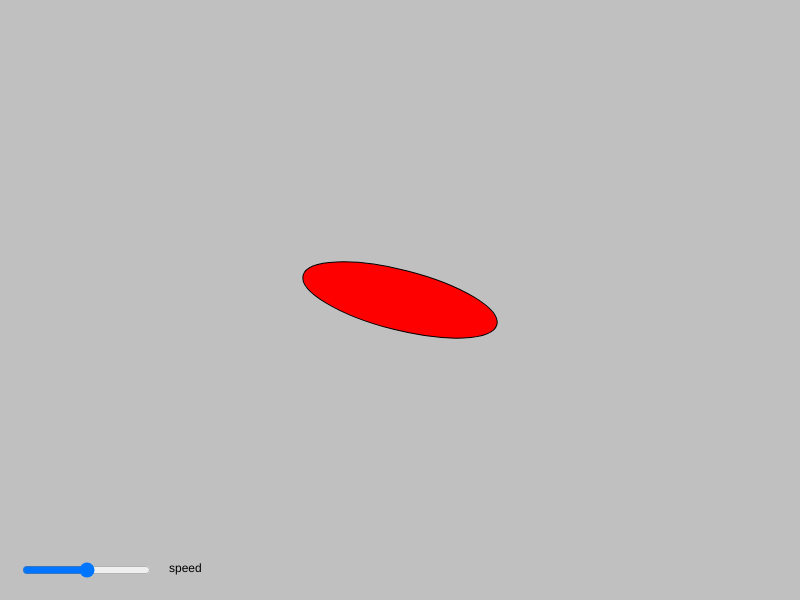
Frame 1 (no input)
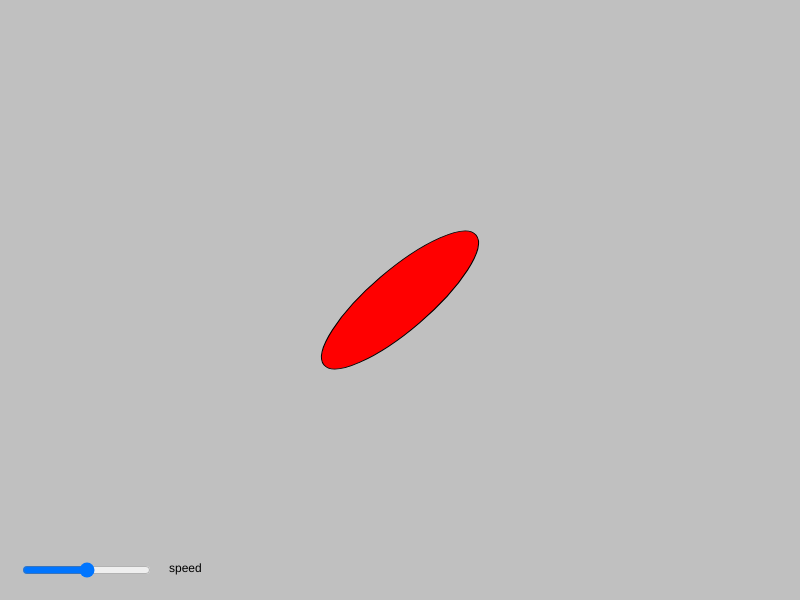
Frame 60 (no input)
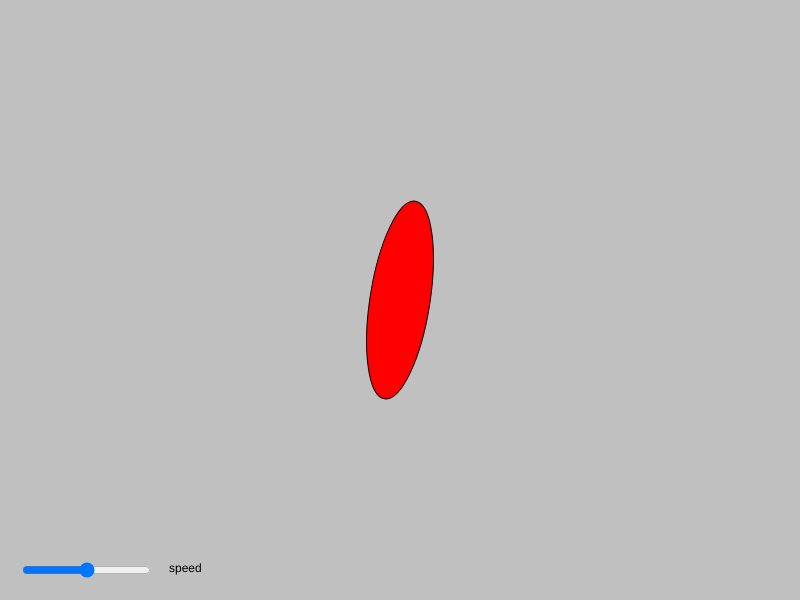
Frame 120 (the mouse pressed at the canvas centre since frame 60)

The p5.js sketch that drew these frames (run headless with seeded random() and noise() and a simulated clock; from frame 60 on, the mouse is pressed at the canvas centre):

// p5.js sketch
// ── sketch.js
/*
  Rotate Example
  by Scott Kildall
  
  Rotation example using P5 and a slider for speed
*/

// Rotation
var r = 0;              // rotation itself
var rotSpeed = .01;     // speed of the rotation


// Speed Slider
var speedSlider;
var speedSliderVPos;    // vertical pos of the speed slider
var minSpeedSliderValue = 0;
var maxSpeedSliderValue = 100;

function setup() {
  createCanvas(800, 600);
  ellipseMode(CENTER);

  generateSliders();
}

function draw() {
  background(192);

   // draw labels for sliders
  drawSliderLabels();  

  // get values, map them      
  translateSliderValues();  

  // draw actual elipse 
  drawEllipse();            
}

function drawEllipse() {
  // draw an red at center
  fill(255,0,0);

  // move to origin and perform the translation
  translate(width/2, height/2);
  r = r + rotSpeed;
  rotate(r)

  // move to original spot
  translate(-width/2, -height/2);

  // do actual drawing
  ellipse( width/2, height/2, 200, 60);
}

// slider is drawn by HTML, so we only draw the labels
function drawSliderLabels() {
  fill(0);
  text('speed', speedSlider.x * 2 + speedSlider.width, speedSliderVPos + 12);
}

// grab all the slider values and map them
function translateSliderValues() {
  // get slider values
  var v;
  v = speedSlider.value();
  rotSpeed = map(v, minSpeedSliderValue,maxSpeedSliderValue, 0,.5);
}

// generate the actual sliders
function generateSliders() {
  speedSliderVPos = height - 40;

  // create sliders — the first 2 values are the min and max
  // 2nd value is the inital setting
  speedSlider = createSlider(minSpeedSliderValue, maxSpeedSliderValue, 50);
  speedSlider.position(20, speedSliderVPos);
}
